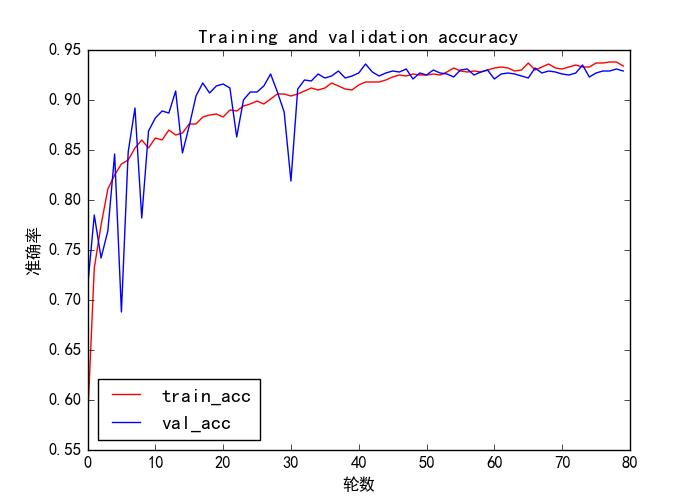
#> input picture resnet50_img/Training and validation accuracy.jpg, 700 x 500 px
$ python -i 'feature复制修改.py'   (imports and definitions only)   (older library calls are emulated)
#> lines starting #> are read from the running program, lines starting #| are printed output that depends on the picture
#> further down, picture is the input picture: shape (500, 700, 3); mean B, G, R 248.5, 247.4, 248
#coding=utf-8
import imageio
import cv2
import numpy as np
import matplotlib.pyplot as plt
import sys
import os
import math
from skimage.transform import rotate
from skimage.feature import local_binary_pattern
from skimage import data, io,data_dir,filters, feature
from skimage.color import label2rgb
import skimage
import numpy as np
import matplotlib.pyplot as plt
from PIL import Image
import cv2
import torch
import datetime

# 定义最大灰度级数
gray_level = 16
#计算图像的对比度
# [219 lines left out: functions img_contrast, lbp, olbp, white, maxGrayLevel, getGlcm and 6 more, not called in this run]

#梯度
def Gradient(image):
    """
        功能：计算图像的梯度图
        输入：(n, n, 1)的矩阵,即输入单通道图片
        输出：平均梯度数值。
        https://www.cnblogs.com/qianxia/p/11096993.html
    """
    #它是soble增强版，从直方图上看，它的细节更多点。
    grad_x = cv2.Scharr(image, cv2.CV_32F, 1, 0)
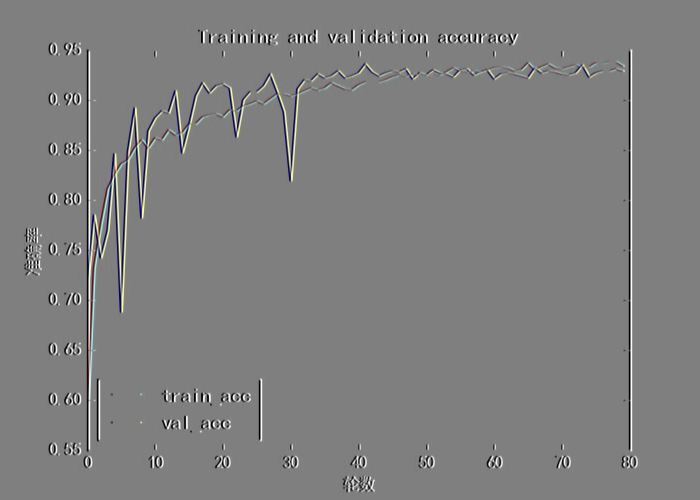
#> grad_x: shape (500, 700, 3) float32; mean B, G, R 0, 0, 0; drawn with min black and max white
    grad_y = cv2.Scharr(image, cv2.CV_32F, 0, 1)
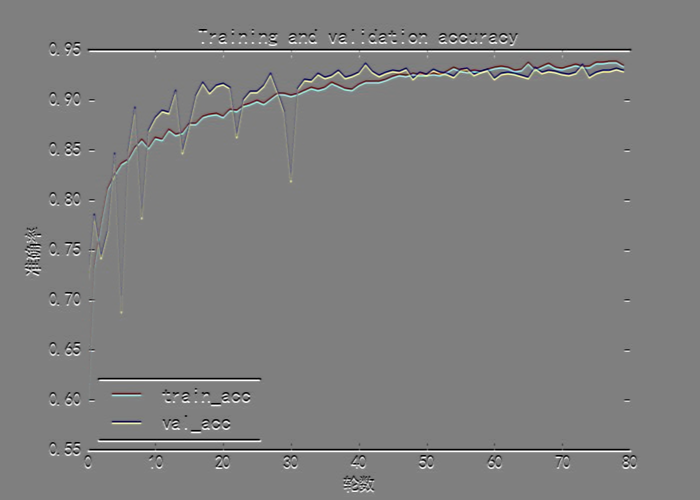
#> grad_y: shape (500, 700, 3) float32; mean B, G, R 0, 0, 0; drawn with min black and max white
    gradx = cv2.convertScaleAbs(grad_x)
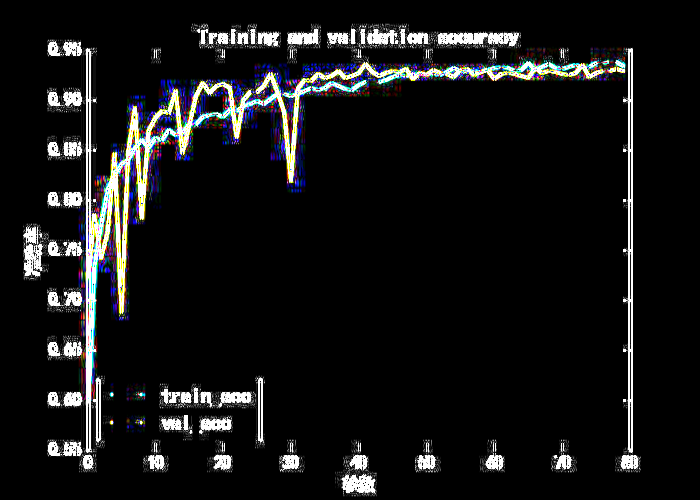
#> gradx: shape (500, 700, 3); mean B, G, R 21.3, 21, 20.7
    grady = cv2.convertScaleAbs(grad_y)
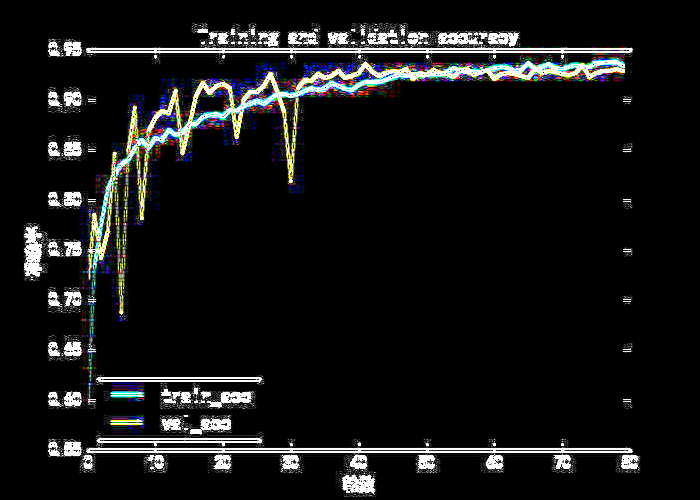
#> grady: shape (500, 700, 3); mean B, G, R 21.1, 21.2, 20.8
    gradxy = cv2.addWeighted(gradx, 0.5, grady, 0.5, 0)
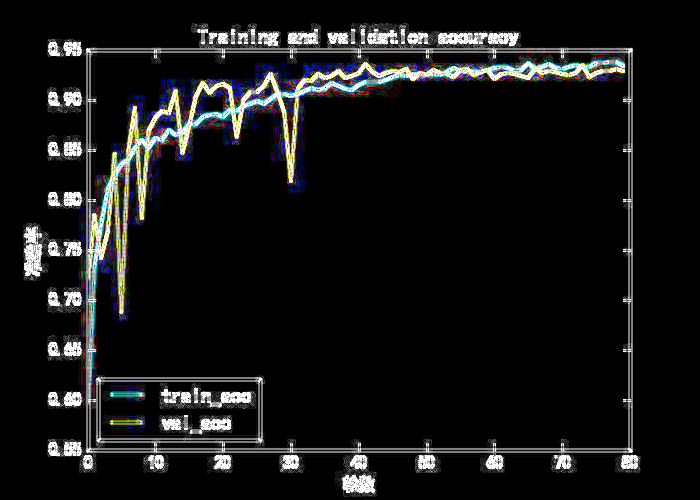
#> gradxy: shape (500, 700, 3); mean B, G, R 21.2, 21.1, 20.8

    return gradxy


# [191 lines left out: functions hsv, feature_extra, HOG, hog, gamma, div and 4 more, not called in this run]


#********************************************************************************************

>>> import cv2
>>> picture = cv2.imread('../Training and validation accuracy.jpg')
>>> result = Gradient(picture)
